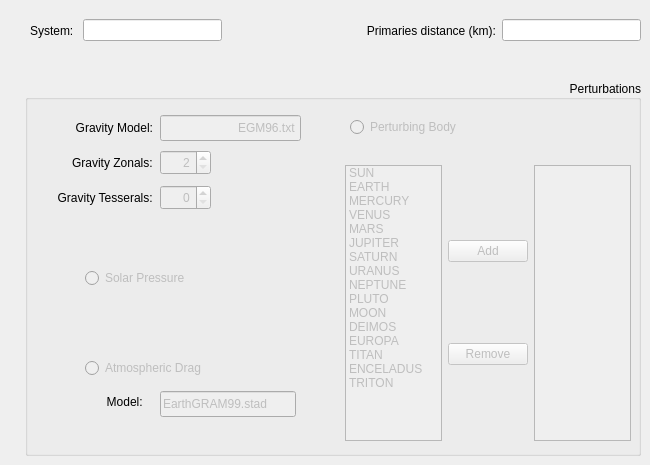
   <widget class="QWidget" name="tab_5">
    <attribute name="title">
     <string>Environment</string>
    </attribute>
    <widget class="QGroupBox" name="groupBoxPerturbations">
     <property name="geometry">
      <rect>
       <x>25</x>
       <y>80</y>
       <width>616</width>
       <height>376</height>
      </rect>
     </property>
     <property name="toolTip">
      <string>Perurbations are not yet enabled...</string>
     </property>
     <property name="title">
      <string>Perturbations</string>
     </property>
     <property name="alignment">
      <set>Qt::AlignRight|Qt::AlignTrailing|Qt::AlignVCenter</set>
     </property>
     <widget class="QWidget" name="layoutWidget_2">
      <property name="geometry">
       <rect>
        <x>320</x>
        <y>85</y>
        <width>286</width>
        <height>276</height>
       </rect>
      </property>
      <layout class="QHBoxLayout" name="horizontalLayout_2">
       <item>
        <widget class="QListWidget" name="BodyListWidget">
         <property name="enabled">
          <bool>false</bool>
         </property>
         <property name="selectionMode">
          <enum>QAbstractItemView::ExtendedSelection</enum>
         </property>
         <item>
          <property name="text">
           <string>SUN</string>
          </property>
         </item>
         <item>
          <property name="text">
           <string>EARTH</string>
          </property>
         </item>
         <item>
          <property name="text">
           <string>MERCURY</string>
          </property>
         </item>
         <item>
          <property name="text">
           <string>VENUS</string>
          </property>
         </item>
         <item>
          <property name="text">
           <string>MARS</string>
          </property>
         </item>
         <item>
          <property name="text">
           <string>JUPITER</string>
          </property>
         </item>
         <item>
          <property name="text">
           <string>SATURN</string>
          </property>
         </item>
         <item>
          <property name="text">
           <string>URANUS</string>
          </property>
         </item>
         <item>
          <property name="text">
           <string>NEPTUNE</string>
          </property>
         </item>
         <item>
          <property name="text">
           <string>PLUTO</string>
          </property>
         </item>
         <item>
          <property name="text">
           <string>MOON</string>
          </property>
         </item>
         <item>
          <property name="text">
           <string>DEIMOS</string>
          </property>
         </item>
         <item>
          <property name="text">
           <string>EUROPA</string>
          </property>
         </item>
         <item>
          <property name="text">
           <string>TITAN</string>
          </property>
         </item>
         <item>
          <property name="text">
           <string>ENCELADUS</string>
          </property>
         </item>
         <item>
          <property name="text">
           <string>TRITON</string>
          </property>
         </item>
        </widget>
       </item>
       <item>
        <layout class="QVBoxLayout" name="verticalLayout">
         <item>
          <widget class="QPushButton" name="AddPushButton">
           <property name="enabled">
            <bool>false</bool>
           </property>
           <property name="text">
            <string>Add</string>
           </property>
          </widget>
         </item>
         <item>
          <widget class="QPushButton" name="RemovePushButton">
           <property name="enabled">
            <bool>false</bool>
           </property>
           <property name="text">
            <string>Remove</string>
           </property>
          </widget>
         </item>
        </layout>
       </item>
       <item>
        <widget class="QListWidget" name="PertBodyListWidget">
         <property name="enabled">
          <bool>false</bool>
         </property>
         <property name="selectionMode">
          <enum>QAbstractItemView::ExtendedSelection</enum>
         </property>
        </widget>
       </item>
      </layout>
     </widget>
     <widget class="QRadioButton" name="PertBodyRadioButton">
      <property name="enabled">
       <bool>false</bool>
      </property>
      <property name="geometry">
       <rect>
        <x>325</x>
        <y>25</y>
        <width>201</width>
        <height>44</height>
       </rect>
      </property>
      <property name="text">
       <string>Perturbing Body</string>
      </property>
      <property name="icon">
       <iconset>
        <normalon>:/icons/3rdbody_icon.png</normalon>
       </iconset>
      </property>
      <property name="iconSize">
       <size>
        <width>40</width>
        <height>40</height>
       </size>
      </property>
      <property name="checkable">
       <bool>true</bool>
      </property>
      <property name="autoExclusive">
       <bool>false</bool>
      </property>
     </widget>
     <widget class="QLabel" name="GravLabel">
      <property name="geometry">
       <rect>
        <x>38</x>
        <y>37</y>
        <width>90</width>
        <height>22</height>
       </rect>
      </property>
      <property name="text">
       <string>Gravity Model:</string>
      </property>
      <property name="alignment">
       <set>Qt::AlignRight|Qt::AlignTrailing|Qt::AlignVCenter</set>
      </property>
     </widget>
     <widget class="QLineEdit" name="GravLineEdit">
      <property name="enabled">
       <bool>false</bool>
      </property>
      <property name="geometry">
       <rect>
        <x>135</x>
        <y>35</y>
        <width>141</width>
        <height>26</height>
       </rect>
      </property>
      <property name="text">
       <string>EGM96.txt</string>
      </property>
      <property name="alignment">
       <set>Qt::AlignRight|Qt::AlignTrailing|Qt::AlignVCenter</set>
      </property>
     </widget>
     <widget class="QLabel" name="ZonalsLabel">
      <property name="geometry">
       <rect>
        <x>20</x>
        <y>70</y>
        <width>111</width>
        <height>25</height>
       </rect>
      </property>
      <property name="text">
       <string>Gravity Zonals: </string>
      </property>
      <property name="alignment">
       <set>Qt::AlignRight|Qt::AlignTrailing|Qt::AlignVCenter</set>
      </property>
     </widget>
     <widget class="QLabel" name="TesseralLabel">
      <property name="geometry">
       <rect>
        <x>10</x>
        <y>105</y>
        <width>121</width>
        <height>25</height>
       </rect>
      </property>
      <property name="text">
       <string>Gravity Tesserals: </string>
      </property>
      <property name="alignment">
       <set>Qt::AlignRight|Qt::AlignTrailing|Qt::AlignVCenter</set>
      </property>
     </widget>
     <widget class="QSpinBox" name="ZonalsSpinBox">
      <property name="enabled">
       <bool>false</bool>
      </property>
      <property name="geometry">
       <rect>
        <x>135</x>
        <y>70</y>
        <width>51</width>
        <height>25</height>
       </rect>
      </property>
      <property name="alignment">
       <set>Qt::AlignRight|Qt::AlignTrailing|Qt::AlignVCenter</set>
      </property>
      <property name="minimum">
       <number>2</number>
      </property>
      <property name="maximum">
       <number>70</number>
      </property>
      <property name="value">
       <number>2</number>
      </property>
     </widget>
     <widget class="QSpinBox" name="TesseralSpinBox">
      <property name="enabled">
       <bool>false</bool>
      </property>
      <property name="geometry">
       <rect>
        <x>135</x>
        <y>105</y>
        <width>51</width>
        <height>25</height>
       </rect>
      </property>
      <property name="alignment">
       <set>Qt::AlignRight|Qt::AlignTrailing|Qt::AlignVCenter</set>
      </property>
      <property name="maximum">
       <number>70</number>
      </property>
      <property name="value">
       <number>0</number>
      </property>
     </widget>
     <widget class="QLineEdit" name="AthmLineEdit">
      <property name="enabled">
       <bool>false</bool>
      </property>
      <property name="geometry">
       <rect>
        <x>135</x>
        <y>311</y>
        <width>136</width>
        <height>26</height>
       </rect>
      </property>
      <property name="text">
       <string>EarthGRAM99.stad</string>
      </property>
     </widget>
     <widget class="QRadioButton" name="AthmDragRadioButton">
      <property name="enabled">
       <bool>false</bool>
      </property>
      <property name="geometry">
       <rect>
        <x>60</x>
        <y>266</y>
        <width>183</width>
        <height>44</height>
       </rect>
      </property>
      <property name="text">
       <string>Atmospheric Drag</string>
      </property>
      <property name="icon">
       <iconset>
        <normalon>:/icons/Mydrag.png</normalon>
       </iconset>
      </property>
      <property name="iconSize">
       <size>
        <width>40</width>
        <height>40</height>
       </size>
      </property>
      <property name="autoExclusive">
       <bool>false</bool>
      </property>
     </widget>
     <widget class="QLabel" name="AthmLabel">
      <property name="geometry">
       <rect>
        <x>60</x>
        <y>301</y>
        <width>61</width>
        <height>42</height>
       </rect>
      </property>
      <property name="text">
       <string>Model: </string>
      </property>
      <property name="alignment">
       <set>Qt::AlignRight|Qt::AlignTrailing|Qt::AlignVCenter</set>
      </property>
     </widget>
     <widget class="QRadioButton" name="SolarPressureRadioButton">
      <property name="enabled">
       <bool>false</bool>
      </property>
      <property name="geometry">
       <rect>
        <x>60</x>
        <y>176</y>
        <width>161</width>
        <height>44</height>
       </rect>
      </property>
      <property name="text">
       <string>Solar Pressure</string>
      </property>
      <property name="icon">
       <iconset>
        <normalon>:/icons/Solar_pressure_icon.png</normalon>
       </iconset>
      </property>
      <property name="iconSize">
       <size>
        <width>40</width>
        <height>40</height>
       </size>
      </property>
      <property name="autoExclusive">
       <bool>false</bool>
      </property>
     </widget>
    </widget>
    <widget class="QWidget" name="horizontalLayoutWidget">
     <property name="geometry">
      <rect>
       <x>30</x>
       <y>8</y>
       <width>611</width>
       <height>45</height>
      </rect>
     </property>
     <layout class="QHBoxLayout" name="horizontalLayout_4">
      <item>
       <widget class="QLabel" name="label_94">
        <property name="text">
         <string>System: </string>
        </property>
       </widget>
      </item>
      <item>
       <widget class="QLineEdit" name="SystemComboBox_2">
        <property name="layoutDirection">
         <enum>Qt::RightToLeft</enum>
        </property>
        <property name="alignment">
         <set>Qt::AlignRight|Qt::AlignTrailing|Qt::AlignVCenter</set>
        </property>
        <property name="readOnly">
         <bool>true</bool>
        </property>
       </widget>
      </item>
      <item>
       <spacer name="horizontalSpacer_9">
        <property name="orientation">
         <enum>Qt::Horizontal</enum>
        </property>
        <property name="sizeHint" stdset="0">
         <size>
          <width>40</width>
          <height>20</height>
         </size>
        </property>
       </spacer>
      </item>
      <item>
       <widget class="QLabel" name="label_24">
        <property name="text">
         <string>Primaries distance (km):</string>
        </property>
        <property name="alignment">
         <set>Qt::AlignRight|Qt::AlignTrailing|Qt::AlignVCenter</set>
        </property>
       </widget>
      </item>
      <item>
       <widget class="QLineEdit" name="primariesDistancelineEdit_2">
        <property name="layoutDirection">
         <enum>Qt::RightToLeft</enum>
        </property>
        <property name="alignment">
         <set>Qt::AlignRight|Qt::AlignTrailing|Qt::AlignVCenter</set>
        </property>
        <property name="readOnly">
         <bool>true</bool>
        </property>
       </widget>
      </item>
     </layout>
    </widget>
   </widget>
